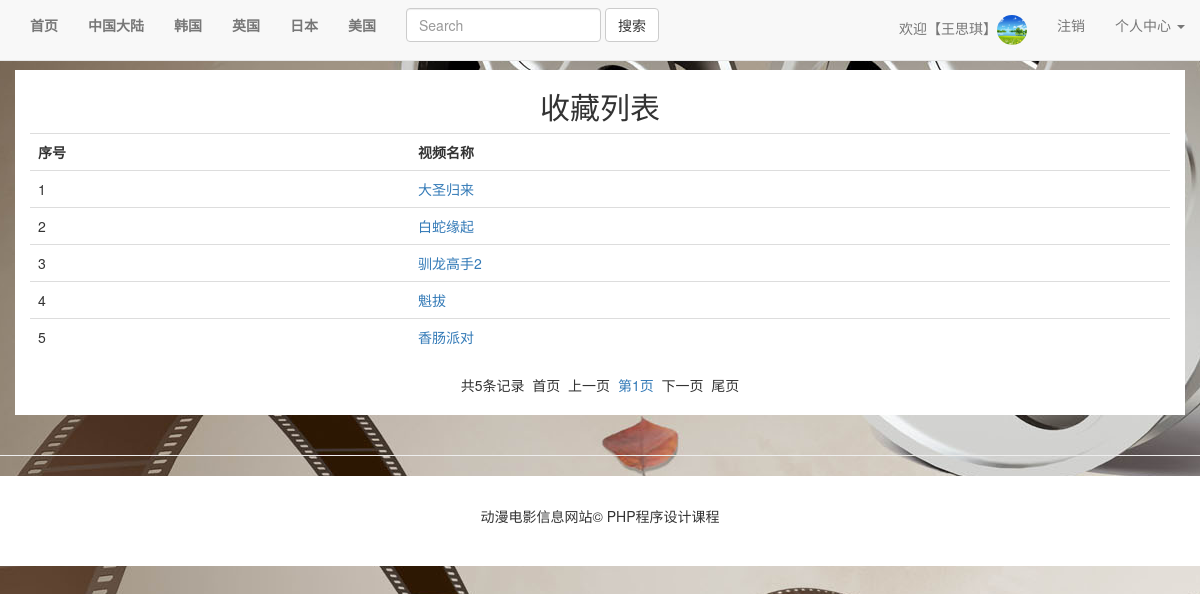
Screenshot of /myCollectList.php (signed in) with the database file from the repository.
### tables this page shows
CREATE TABLE `area`  (
  `aid` int(11) NOT NULL AUTO_INCREMENT,
  `areaname` varchar(20) NOT NULL,
  PRIMARY KEY (`aid`) USING BTREE
);

CREATE TABLE `users`  (
  `uid` int(11) NOT NULL AUTO_INCREMENT,
  `uname` varchar(10) NOT NULL,
  `password` varchar(32) NOT NULL,
  `gender` tinyint(4) NOT NULL,
  `tel` varchar(20) NOT NULL,
  `photo` varchar(30) NOT NULL,
  `email` varchar(30) NOT NULL,
  `createtime` datetime(0) NOT NULL,
  `updatetime` timestamp(0) NOT NULL DEFAULT current_timestamp() ON UPDATE CURRENT_TIMESTAMP(0),
  PRIMARY KEY (`uid`) USING BTREE
);

CREATE TABLE `collect`  (
  `clid` int(11) NOT NULL AUTO_INCREMENT,
  `uid` int(11) NOT NULL,
  `vid` int(11) NOT NULL,
  PRIMARY KEY (`clid`) USING BTREE
);

CREATE TABLE `videos`  (
  `vid` int(11) NOT NULL AUTO_INCREMENT,
  `videoname` varchar(50) NOT NULL COMMENT '电影名称',
  `aid` int(11) NOT NULL COMMENT '区域',
  `pic` varchar(30) NOT NULL COMMENT '海报',
  `intro` text NOT NULL COMMENT '简介',
  `createtime` datetime(0) NOT NULL,
  `updatetime` timestamp(0) NOT NULL DEFAULT current_timestamp() ON UPDATE CURRENT_TIMESTAMP(0),
  `clicks` int(11) NOT NULL DEFAULT 0 COMMENT '点击次数',
  `downloads` int(11) NOT NULL DEFAULT 0 COMMENT '下载次数',
  `link` varchar(200) NOT NULL COMMENT '下载地址',
  PRIMARY KEY (`vid`) USING BTREE
);

### myCollectList.php (the view, shortened to what this page needs)
<?php
require_once('tpl/head.php');
$link=connect();
$uname=$_SESSION["user"];
$sql1="select uid from users where uname='$uname'";
$rs1=mysqli_query($link,$sql1)or die('查询1失败！'.mysqli_error($link));
$row1=mysqli_fetch_assoc($rs1);
$uid=$row1["uid"];
	if(!isset($_GET["page"]))
	$page=1;
	else{
		$page=$_GET["page"];
	}
  $sql = "select * from collect join videos on collect.vid=videos.vid where uid=$uid";
  $result = mysqli_query($link,$sql) or die('查询2失败！'.mysqli_error($link));
  $totalrows = mysqli_num_rows($result);
  $rowsperpage =10;
  $start = ($page-1) * $rowsperpage;
  $sql.= " limit {$start}, {$rowsperpage}";
  $result= mysqli_query($link,$sql) or die('查询3失败！'.mysqli_error($link));
  if($totalrows>0)
	  {
?>
<div class="container">
    <div class="row row-offcanvas row-offcanvas-right">
        <div class="col-xs-12 col-sm-12">
            <div class="row">
                <div class="col-xs-12 col-lg-12 mlist">
                    <h2 style="text-align:center;">收藏列表 </h2>
             <table class="table table-hover">
			<tr>
			<th>序号</th>
			<th>视频名称</th>
			</tr>
<?php
	$i=1;
	while($row=mysqli_fetch_assoc($result))
	{
 ?>
		<tr>
			<td width="10%"><?php
				echo $i++;
				?></td>
			<td width="20%"><a href="show.php?vid=<?php echo $row["vid"] ?>"><?php
				echo $row["videoname"];
				?></a></td>
		</tr>
<?php
	}
?>
</table>
<nav class="text-center">
<?php
  if($rowsperpage >= $totalrows)
      $totalpages = 1;
  else{
	  $totalpages = ceil($totalrows / $rowsperpage);
  }
  if($page>1){
	  $first = "<a href=?page=1>首页</a>";
	  $pre = "<a href=?page=".($page-1).">上一页</a>";
  }else{
	  $first = '首页';
	  $pre = '上一页';
  }
  if($page<$totalpages){
	  $last = "<a href=?page=$totalpages>尾页</a>";
	  $next = "<a href=?page=".($page+1).">下一页</a>";
  }else{
	  $last = '尾页';
	  $next = '下一页';
  }
  echo "共{$totalrows}条记录&nbsp;&nbsp;";
  echo "$first"."&nbsp;&nbsp;";
  echo "$pre"."&nbsp;&nbsp;";
  for($i=1;$i<=$totalpages;$i++)
		echo "<a href=?page=$i>第{$i}页</a>&nbsp;&nbsp;";
  echo "$next"."&nbsp;&nbsp;";
  echo "$last";
  ?>
  </nav>
                </div>
            </div>
        </div>
<?php
	}else{
	echo '<h2 style="color:white;">您尚未收藏任何影片。</h2>';
}
?>
    </div>
</div>
   <?php
require_once('tpl/foot.php');
?>

### tpl/head.php (shortened to what this page needs)
<?php
$link=connect();
$sql="select * from area";
$rs=mysqli_query($link,$sql)or die('查询1失败！'.mysqli_error($link));
?>
<!DOCTYPE html>
<html lang="zh-cn">
<head>
	<link href="assets/css/bootstrap.min.css" rel="stylesheet">
	<link href="assets/css/play.css" rel="stylesheet">
	<link href="assets/css/offcanvas.css" rel="stylesheet">
    <link href="assets/css/style.css" rel="stylesheet">
</head>
<body>
<nav class="navbar navbar-fixed-top navbar-default">
  <div class="container-fluid">
    <div class="collapse navbar-collapse" id="bs-example-navbar-collapse-1">
      <ul class="nav navbar-nav" style="font-weight:bold">
        <li><a href="index.php">首页</a></li>
<?php
					while($row=mysqli_fetch_assoc($rs))
					{
?>
                <li><a href="list.php?aid=<?php  echo $row["aid"]; ?>">
                  <?php
                echo $row["areaname"];
                ?>
                </a></li>
<?php
}
?>
          </ul>
      <form   action="search.php"class="navbar-form navbar-left" role="search" >
        <div class="form-group">
          <input type="text" class="form-control"  name="videoname" placeholder="Search">
        </div>
        <button type="submit" class="btn btn-default">搜索</button>
      </form>
       <ul class="nav navbar-nav navbar-right">
<?php
if(!isset($_SESSION["user"])){
?>
          <li><a href="#" data-toggle="modal" data-target="#login">登录</a></li>
          <li><a href="#" data-toggle="modal" data-target="#reg">注册</a></li>
<?php
}else{
?>
<li><a href="#">欢迎【<?php echo $_SESSION["user"];?>】<img src="./images/<?php
      $username=$_SESSION["user"];
      $sqluser="select photo from users where uname='$username'";
      $result=mysqli_query($link,$sqluser);
      $rowuser=mysqli_fetch_assoc($result);
      echo $rowuser["photo"];
       ?>" alt="" width="30px" height="30px" class="img-circle"></a></li>
      <li><a href="logout.php">注销</a></li>
      <li class="dropdown">
          <a href="#" class="dropdown-toggle" data-toggle="dropdown" role="button" aria-haspopup="true" aria-expanded="false">个人中心 <span class="caret"></span></a>
</li>
<?php
}
 ?>
</ul>
    </div>
  </div>
</nav>

### assets/css/offcanvas.css (style rules this page uses)
html, body { overflow-x: hidden; }
body { padding-top: 70px; }

### assets/css/style.css (style rules this page uses)
body { background: url('../images/bg.jpg') no-repeat center center fixed; }
.mlist { background: rgba(255, 255, 255, 1); margin-bottom: 20px; padding-bottom:20px; }
.navbar { min-height: 25px; }
.navbar a:link,.navbar a:visited { color:#000; }

### rows the page displays
area: areaname "中国大陆"
area: areaname "韩国"
area: areaname "英国"
area: areaname "日本"
area: areaname "美国"
users: photo (picture)
collect: vid.videoname "大圣归来"
collect: vid.videoname "白蛇缘起"
collect: vid.videoname "驯龙高手2"
collect: vid.videoname "魁拔"
collect: vid.videoname "香肠派对"

### other values shown
$_SESSION["user"] "王思琪"
$totalrows "5"
$first "首页"
$pre "上一页"
$next "下一页"
$last "尾页"
